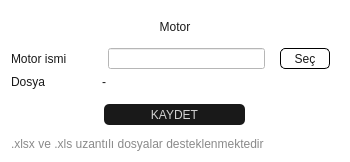
<?xml version="1.0" encoding="UTF-8"?>
<ui version="4.0">
 <class>Dialog</class>
 <widget class="QDialog" name="Dialog">
  <property name="geometry">
   <rect>
    <x>0</x>
    <y>0</y>
    <width>350</width>
    <height>162</height>
   </rect>
  </property>
  <property name="minimumSize">
   <size>
    <width>350</width>
    <height>162</height>
   </size>
  </property>
  <property name="maximumSize">
   <size>
    <width>350</width>
    <height>162</height>
   </size>
  </property>
  <property name="windowTitle">
   <string>Motor</string>
  </property>
  <property name="windowIcon">
   <iconset resource="../icons/widgets.qrc">
    <normaloff>:/icons/engine.png</normaloff>:/icons/engine.png</iconset>
  </property>
  <property name="styleSheet">
   <string notr="true">font: 700 11px &quot;Segoe UI&quot;;
color:rgb(25,25,25);
background-color: rgb(255, 255, 255);</string>
  </property>
  <layout class="QVBoxLayout" name="verticalLayout_7">
   <item>
    <layout class="QVBoxLayout" name="verticalLayout_6">
     <item>
      <widget class="QLabel" name="label_5">
       <property name="minimumSize">
        <size>
         <width>0</width>
         <height>31</height>
        </size>
       </property>
       <property name="maximumSize">
        <size>
         <width>16777215</width>
         <height>31</height>
        </size>
       </property>
       <property name="styleSheet">
        <string notr="true">font: 700 12pt &quot;Segoe UI&quot;;</string>
       </property>
       <property name="text">
        <string>Motor</string>
       </property>
       <property name="alignment">
        <set>Qt::AlignCenter</set>
       </property>
      </widget>
     </item>
     <item>
      <layout class="QVBoxLayout" name="verticalLayout_5">
       <item>
        <layout class="QVBoxLayout" name="verticalLayout">
         <item>
          <layout class="QHBoxLayout" name="horizontalLayout_7">
           <item>
            <layout class="QHBoxLayout" name="horizontalLayout_3">
             <item>
              <widget class="QLabel" name="label">
               <property name="text">
                <string>Motor ismi</string>
               </property>
               <property name="alignment">
                <set>Qt::AlignLeading|Qt::AlignLeft|Qt::AlignVCenter</set>
               </property>
              </widget>
             </item>
             <item>
              <widget class="QLineEdit" name="arac_isim">
               <property name="minimumSize">
                <size>
                 <width>157</width>
                 <height>21</height>
                </size>
               </property>
               <property name="maximumSize">
                <size>
                 <width>157</width>
                 <height>21</height>
                </size>
               </property>
              </widget>
             </item>
            </layout>
           </item>
           <item>
            <widget class="QFrame" name="frame_2">
             <property name="frameShape">
              <enum>QFrame::NoFrame</enum>
             </property>
             <property name="frameShadow">
              <enum>QFrame::Plain</enum>
             </property>
             <layout class="QHBoxLayout" name="horizontalLayout_6">
              <property name="topMargin">
               <number>0</number>
              </property>
              <property name="bottomMargin">
               <number>0</number>
              </property>
              <item>
               <widget class="QPushButton" name="sec">
                <property name="minimumSize">
                 <size>
                  <width>50</width>
                  <height>21</height>
                 </size>
                </property>
                <property name="maximumSize">
                 <size>
                  <width>50</width>
                  <height>21</height>
                 </size>
                </property>
                <property name="cursor">
                 <cursorShape>PointingHandCursor</cursorShape>
                </property>
                <property name="contextMenuPolicy">
                 <enum>Qt::NoContextMenu</enum>
                </property>
                <property name="styleSheet">
                 <string notr="true">QPushButton{
border-radius:5px;
border:1px solid rgb(0,0,0);
font: 700 11px &quot;Segoe UI&quot;;
color:rgb(25,25,25);
background-color: rgb(255, 255, 255);
}
QPushButton:hover {
color:rgb(255, 255, 255);
background-color: rgb(25,25,25);
}
QPushButton:pressed {
background-color: rgb(80,80,80);
}</string>
                </property>
                <property name="text">
                 <string>Seç</string>
                </property>
                <property name="default">
                 <bool>false</bool>
                </property>
               </widget>
              </item>
             </layout>
            </widget>
           </item>
          </layout>
         </item>
         <item>
          <layout class="QHBoxLayout" name="horizontalLayout">
           <item>
            <widget class="QLabel" name="label_2">
             <property name="minimumSize">
              <size>
               <width>85</width>
               <height>0</height>
              </size>
             </property>
             <property name="maximumSize">
              <size>
               <width>85</width>
               <height>16777215</height>
              </size>
             </property>
             <property name="text">
              <string>Dosya</string>
             </property>
            </widget>
           </item>
           <item>
            <widget class="QLabel" name="label_3">
             <property name="text">
              <string>-</string>
             </property>
            </widget>
           </item>
          </layout>
         </item>
        </layout>
       </item>
       <item>
        <widget class="QFrame" name="frame_3">
         <property name="frameShape">
          <enum>QFrame::NoFrame</enum>
         </property>
         <property name="frameShadow">
          <enum>QFrame::Plain</enum>
         </property>
         <layout class="QHBoxLayout" name="horizontalLayout_8">
          <property name="topMargin">
           <number>5</number>
          </property>
          <property name="bottomMargin">
           <number>0</number>
          </property>
          <item>
           <widget class="QPushButton" name="kaydet">
            <property name="minimumSize">
             <size>
              <width>141</width>
              <height>21</height>
             </size>
            </property>
            <property name="maximumSize">
             <size>
              <width>141</width>
              <height>21</height>
             </size>
            </property>
            <property name="cursor">
             <cursorShape>PointingHandCursor</cursorShape>
            </property>
            <property name="contextMenuPolicy">
             <enum>Qt::NoContextMenu</enum>
            </property>
            <property name="styleSheet">
             <string notr="true">QPushButton{
border-radius:5px;
font: 700 11px &quot;Segoe UI&quot;;
color:rgb(210,210,210);
background-color: rgb(25,25,25);
}
QPushButton:hover {
color:rgb(9, 9, 9);
background-color:rgb(239, 239, 239);
}
QPushButton:pressed {
color:rgb(9, 9, 9);
}</string>
            </property>
            <property name="text">
             <string>KAYDET</string>
            </property>
           </widget>
          </item>
         </layout>
        </widget>
       </item>
       <item>
        <widget class="QLabel" name="label_4">
         <property name="minimumSize">
          <size>
           <width>0</width>
           <height>15</height>
          </size>
         </property>
         <property name="maximumSize">
          <size>
           <width>16777215</width>
           <height>15</height>
          </size>
         </property>
         <property name="styleSheet">
          <string notr="true">color:rgba(20,20,20,0.5)</string>
         </property>
         <property name="text">
          <string>.xlsx ve .xls uzantılı dosyalar desteklenmektedir</string>
         </property>
        </widget>
       </item>
      </layout>
     </item>
    </layout>
   </item>
  </layout>
 </widget>
 <resources>
  <include location="../icons/widgets.qrc"/>
 </resources>
 <connections/>
</ui>
